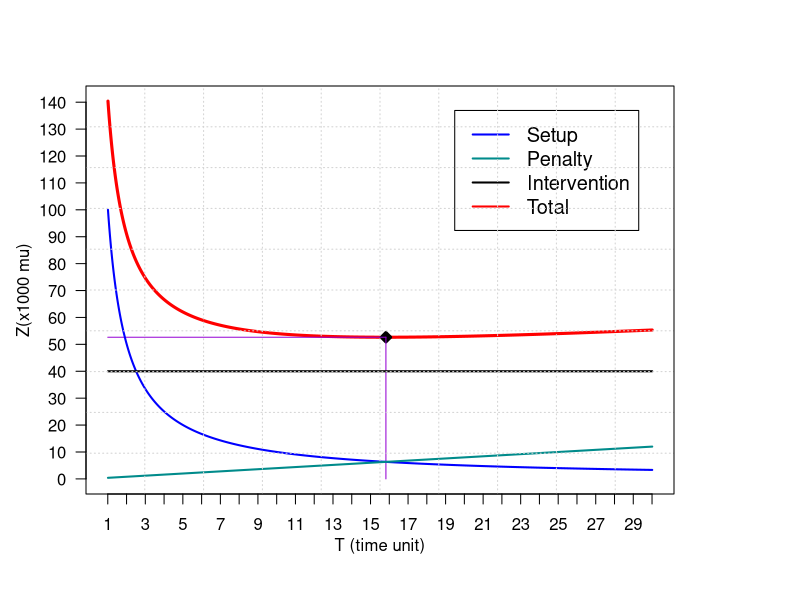

Source code (R):
Time = 30
T=seq(1,Time, by =0.01)
v=10000
d=2
c= 20000
i=0.2
tu=10

S<-matrix(double(1),nrow=1,ncol=Time)# setup cost
P<-matrix(double(1),nrow=1,ncol=Time)# penalty cost
E<-matrix(double(1),nrow=1,ncol=Time)# total cost
Q<-matrix(double(1),nrow=1,ncol=Time)# purchasing cost
x<-matrix(double(1),nrow=1,ncol=Time)# total cost

for (t in (1:length(T))){
  x[t]=T[t]*d/tu
  S[t]=v*d/x[t]
  P[t]=c*x[t]*i/2
  Q[t]=d*c
  E[t]=S[t]+P[t] +Q[t]
}
plot.new()
par(mar=c(5, 4, 4, 6) + 0.3)
plot(E,type="l",lwd=3,col="red",ylab="",xlab="",xlim=c(0,length(T)),ylim=c(0,max(E)),axes=FALSE,lty=1,pch=4) #plot the cost per unit of time curve

axis(2,c(seq(0,max(E),by=10000)),c(seq(0,max(E)/1000,by=10)), las=1)
axis(1,c(seq(0,length(T),by=100)),c(seq(1,length(T)/100+1,by=1)))

mtext(expression(paste("T (time unit)")),side=1,col="black",line=2.2) 
mtext(expression(paste(Z, '(x1000 mu)')),side=2,col="black",line=2.5)
points(which.min(E),min(E),pch=23,bg="black",lwd=3)
segments(which.min(E),min(E),which.min(E),0, col= 'darkviolet',lty=1,lwd=1)
segments(0,min(E),which.min(E),min(E), col= 'darkviolet',lty=1,lwd=1)


par(new=TRUE)
plot(S,type="l",lwd=2,col="blue",ylab="",xlab="",xlim=c(0,length(T)),ylim=c(0,max(E)),axes=FALSE,lty=1) #plot the cost per unit of time curve

par(new=TRUE)
plot(P,type="l",lwd=2,col="cyan4",ylab="",xlab="",xlim=c(0,length(T)),ylim=c(0,max(E)),axes=FALSE,lty=1) #plot the cost per unit of time curve

par(new=TRUE)
plot(Q,type="l",lwd=2,col="black",ylab="",xlab="",xlim=c(0,length(T)),ylim=c(0,max(E)),axes=FALSE,lty=1) #plot the cost per unit of time curve

legend("topright",inset=.06,legend=c("Setup","Penalty","Intervention","Total"),lty=c(1,1,1,1), lwd=c(2,2,2,2),col=c("blue","cyan4","black","red"),cex=1.2,y.intersp=1,box.lwd='1')

grid(10, 10, col = "lightgray", lty = "dotted",lwd = par("lwd"), equilogs = TRUE)
box()




